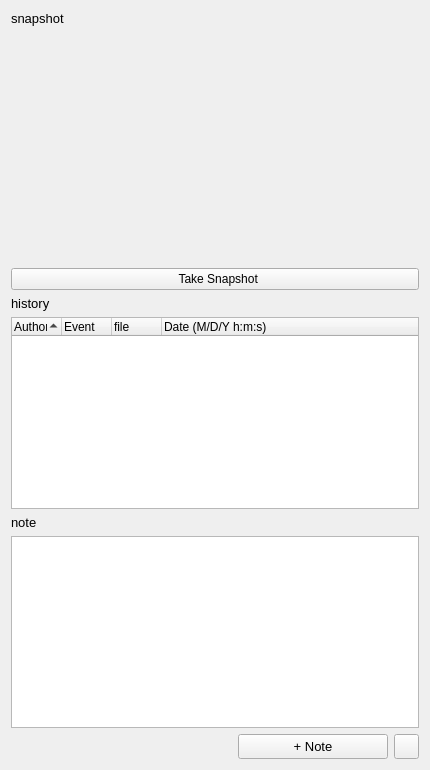
    <widget class="QFrame" name="frame">
     <property name="sizePolicy">
      <sizepolicy hsizetype="Expanding" vsizetype="Expanding">
       <horstretch>0</horstretch>
       <verstretch>0</verstretch>
      </sizepolicy>
     </property>
     <property name="minimumSize">
      <size>
       <width>430</width>
       <height>650</height>
      </size>
     </property>
     <property name="font">
      <font>
       <pointsize>9</pointsize>
      </font>
     </property>
     <layout class="QGridLayout" name="gridLayout_6">
      <item row="3" column="0">
       <widget class="QLabel" name="label_10">
        <property name="sizePolicy">
         <sizepolicy hsizetype="Fixed" vsizetype="Fixed">
          <horstretch>0</horstretch>
          <verstretch>0</verstretch>
         </sizepolicy>
        </property>
        <property name="font">
         <font>
          <pointsize>10</pointsize>
         </font>
        </property>
        <property name="text">
         <string>history</string>
        </property>
       </widget>
      </item>
      <item row="7" column="0">
       <spacer name="horizontalSpacer_3">
        <property name="orientation">
         <enum>Qt::Horizontal</enum>
        </property>
        <property name="sizeType">
         <enum>QSizePolicy::Preferred</enum>
        </property>
        <property name="sizeHint" stdset="0">
         <size>
          <width>30</width>
          <height>20</height>
         </size>
        </property>
       </spacer>
      </item>
      <item row="2" column="0" colspan="4">
       <widget class="QPushButton" name="snapShot_pushButton">
        <property name="text">
         <string>  Take Snapshot</string>
        </property>
       </widget>
      </item>
      <item row="5" column="0">
       <widget class="QLabel" name="label_9">
        <property name="sizePolicy">
         <sizepolicy hsizetype="Fixed" vsizetype="Fixed">
          <horstretch>0</horstretch>
          <verstretch>0</verstretch>
         </sizepolicy>
        </property>
        <property name="font">
         <font>
          <pointsize>10</pointsize>
         </font>
        </property>
        <property name="text">
         <string>note</string>
        </property>
       </widget>
      </item>
      <item row="4" column="0" colspan="4">
       <widget class="QTreeWidget" name="history_treeWidget">
        <property name="sizePolicy">
         <sizepolicy hsizetype="Expanding" vsizetype="Expanding">
          <horstretch>0</horstretch>
          <verstretch>0</verstretch>
         </sizepolicy>
        </property>
        <property name="font">
         <font>
          <pointsize>10</pointsize>
         </font>
        </property>
        <property name="styleSheet">
         <string notr="true">QTreeWidget:item:selected{background:rgb(232, 155, 0);}</string>
        </property>
        <property name="verticalScrollBarPolicy">
         <enum>Qt::ScrollBarAsNeeded</enum>
        </property>
        <property name="horizontalScrollBarPolicy">
         <enum>Qt::ScrollBarAsNeeded</enum>
        </property>
        <property name="autoScrollMargin">
         <number>16</number>
        </property>
        <property name="editTriggers">
         <set>QAbstractItemView::NoEditTriggers</set>
        </property>
        <property name="tabKeyNavigation">
         <bool>false</bool>
        </property>
        <property name="showDropIndicator" stdset="0">
         <bool>false</bool>
        </property>
        <property name="alternatingRowColors">
         <bool>false</bool>
        </property>
        <property name="selectionMode">
         <enum>QAbstractItemView::SingleSelection</enum>
        </property>
        <property name="textElideMode">
         <enum>Qt::ElideLeft</enum>
        </property>
        <property name="indentation">
         <number>50</number>
        </property>
        <property name="rootIsDecorated">
         <bool>false</bool>
        </property>
        <property name="uniformRowHeights">
         <bool>true</bool>
        </property>
        <property name="itemsExpandable">
         <bool>true</bool>
        </property>
        <property name="sortingEnabled">
         <bool>true</bool>
        </property>
        <property name="animated">
         <bool>false</bool>
        </property>
        <property name="allColumnsShowFocus">
         <bool>false</bool>
        </property>
        <property name="expandsOnDoubleClick">
         <bool>true</bool>
        </property>
        <attribute name="headerVisible">
         <bool>true</bool>
        </attribute>
        <attribute name="headerCascadingSectionResizes">
         <bool>true</bool>
        </attribute>
        <attribute name="headerDefaultSectionSize">
         <number>50</number>
        </attribute>
        <attribute name="headerHighlightSections">
         <bool>false</bool>
        </attribute>
        <attribute name="headerMinimumSectionSize">
         <number>18</number>
        </attribute>
        <attribute name="headerShowSortIndicator" stdset="0">
         <bool>true</bool>
        </attribute>
        <attribute name="headerStretchLastSection">
         <bool>true</bool>
        </attribute>
        <column>
         <property name="text">
          <string>Author</string>
         </property>
         <property name="font">
          <font>
           <pointsize>9</pointsize>
          </font>
         </property>
        </column>
        <column>
         <property name="text">
          <string>Event</string>
         </property>
         <property name="font">
          <font>
           <pointsize>9</pointsize>
          </font>
         </property>
        </column>
        <column>
         <property name="text">
          <string>file</string>
         </property>
         <property name="font">
          <font>
           <pointsize>9</pointsize>
          </font>
         </property>
        </column>
        <column>
         <property name="text">
          <string>Date (M/D/Y h:m:s)</string>
         </property>
         <property name="font">
          <font>
           <pointsize>9</pointsize>
          </font>
         </property>
        </column>
       </widget>
      </item>
      <item row="0" column="0">
       <widget class="QLabel" name="label_11">
        <property name="sizePolicy">
         <sizepolicy hsizetype="Fixed" vsizetype="Fixed">
          <horstretch>0</horstretch>
          <verstretch>0</verstretch>
         </sizepolicy>
        </property>
        <property name="font">
         <font>
          <pointsize>10</pointsize>
         </font>
        </property>
        <property name="text">
         <string>snapshot</string>
        </property>
       </widget>
      </item>
      <item row="1" column="0" colspan="4">
       <widget class="QLabel" name="snapshot_label">
        <property name="sizePolicy">
         <sizepolicy hsizetype="Expanding" vsizetype="Expanding">
          <horstretch>0</horstretch>
          <verstretch>0</verstretch>
         </sizepolicy>
        </property>
        <property name="minimumSize">
         <size>
          <width>350</width>
          <height>230</height>
         </size>
        </property>
        <property name="font">
         <font>
          <pointsize>10</pointsize>
         </font>
        </property>
        <property name="focusPolicy">
         <enum>Qt::NoFocus</enum>
        </property>
        <property name="text">
         <string/>
        </property>
        <property name="scaledContents">
         <bool>true</bool>
        </property>
        <property name="alignment">
         <set>Qt::AlignCenter</set>
        </property>
        <property name="openExternalLinks">
         <bool>true</bool>
        </property>
       </widget>
      </item>
      <item row="6" column="0" colspan="4">
       <widget class="QTextEdit" name="comment_textEdit">
        <property name="sizePolicy">
         <sizepolicy hsizetype="Expanding" vsizetype="Expanding">
          <horstretch>0</horstretch>
          <verstretch>0</verstretch>
         </sizepolicy>
        </property>
        <property name="font">
         <font>
          <pointsize>10</pointsize>
         </font>
        </property>
       </widget>
      </item>
      <item row="7" column="3">
       <widget class="QPushButton" name="editNote_btn">
        <property name="minimumSize">
         <size>
          <width>25</width>
          <height>25</height>
         </size>
        </property>
        <property name="maximumSize">
         <size>
          <width>25</width>
          <height>25</height>
         </size>
        </property>
        <property name="text">
         <string/>
        </property>
        <property name="iconSize">
         <size>
          <width>20</width>
          <height>20</height>
         </size>
        </property>
       </widget>
      </item>
      <item row="7" column="2">
       <widget class="QPushButton" name="saveNote_btn">
        <property name="minimumSize">
         <size>
          <width>150</width>
          <height>25</height>
         </size>
        </property>
        <property name="maximumSize">
         <size>
          <width>150</width>
          <height>25</height>
         </size>
        </property>
        <property name="font">
         <font>
          <pointsize>10</pointsize>
         </font>
        </property>
        <property name="text">
         <string>+ Note</string>
        </property>
        <property name="iconSize">
         <size>
          <width>20</width>
          <height>20</height>
         </size>
        </property>
       </widget>
      </item>
     </layout>
    </widget>
